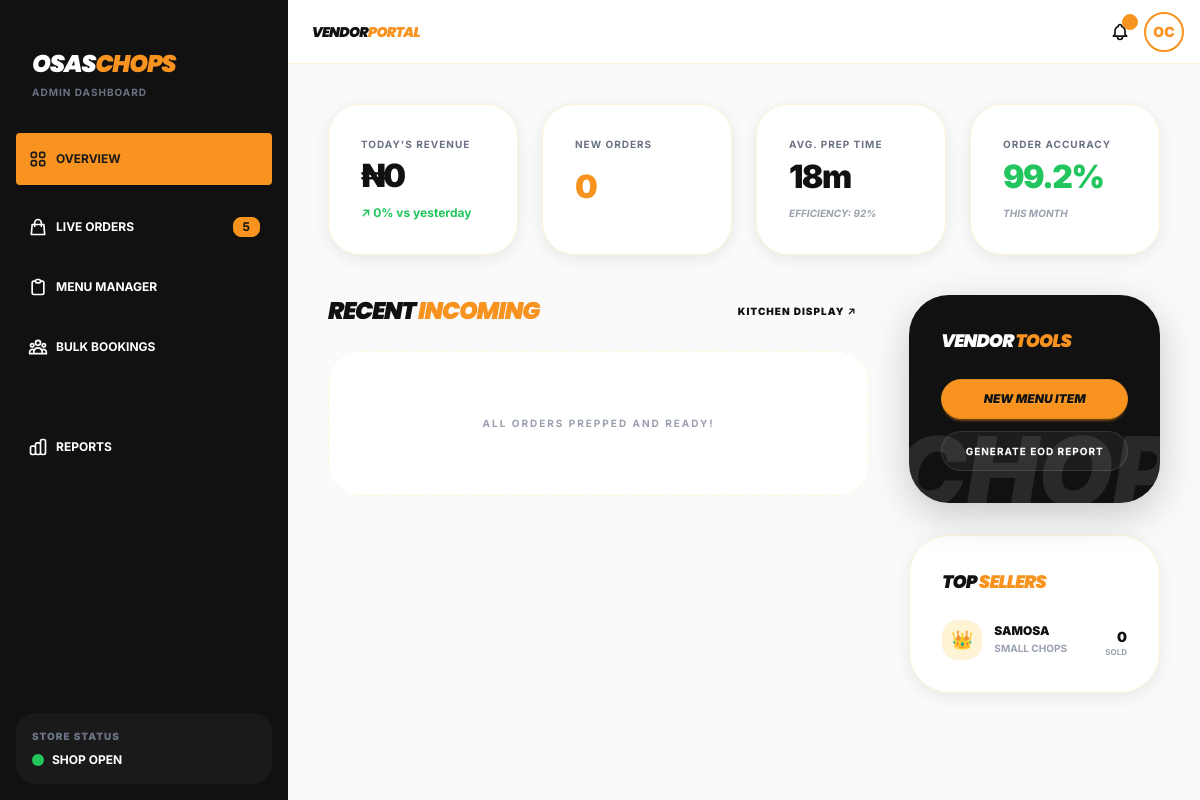
Before: /vendor/ with the older database file.
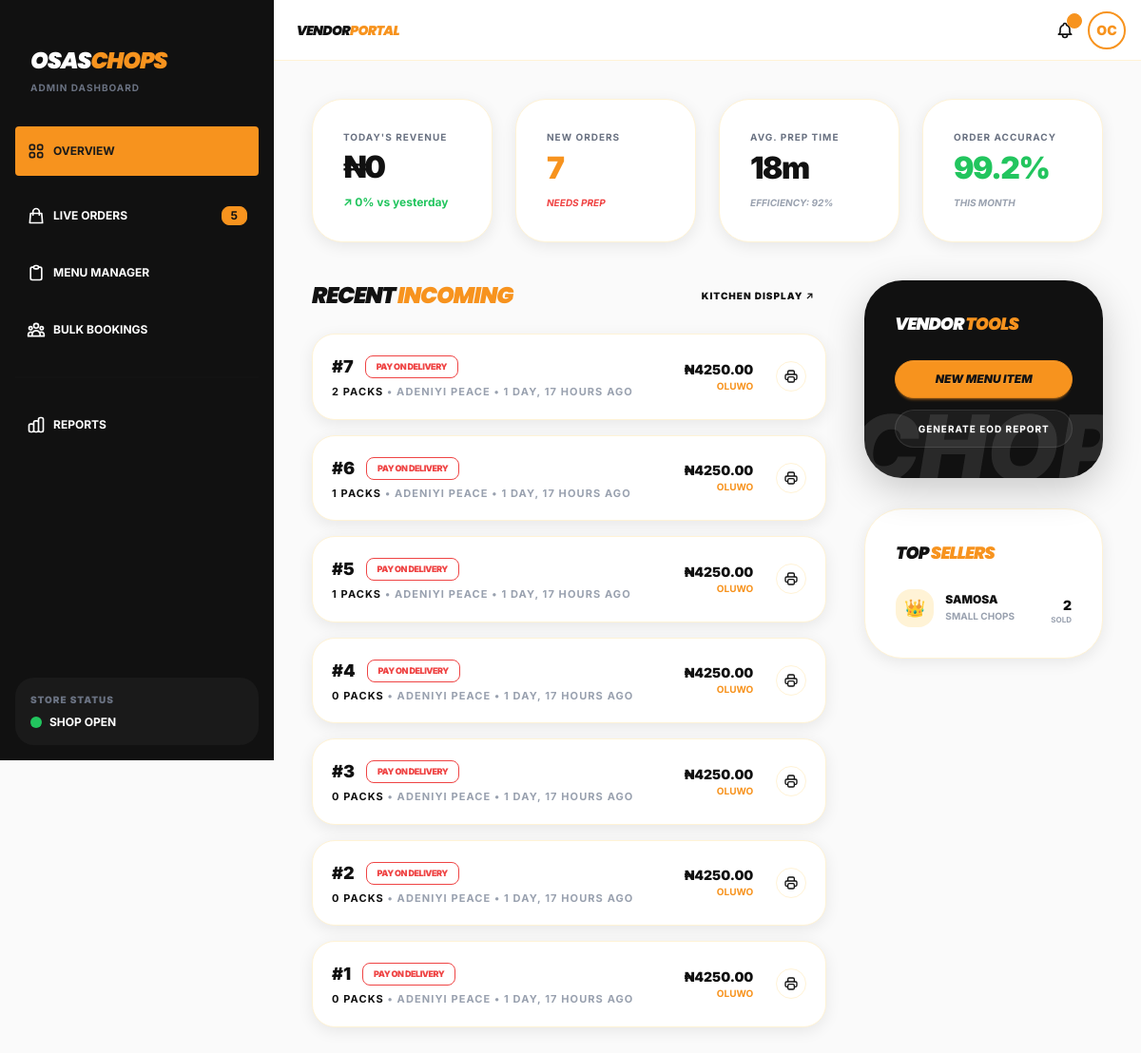
After: the same page with the newer database file.
### shop/models.py (models this page shows, shortened)
class Product(models.Model):
    category = models.ForeignKey(Category, related_name='products', on_delete=models.CASCADE)
    name = models.CharField(max_length=200)
    description = models.TextField(blank=True)
    price = models.DecimalField(max_digits=10, decimal_places=2)
    image = models.ImageField(upload_to='chops/')
    is_available = models.BooleanField(default=True) # The toggle we built
    is_featured = models.BooleanField(default=False) # For the home page hero

class Category(models.Model):
    name = models.CharField(max_length=100)
    slug = models.SlugField(unique=True, blank=True)
    class Meta:
        verbose_name_plural = "Categories"

class Order(models.Model):
    STATUS_CHOICES = [
        ('pending', 'Pending Payment'),
        ('preparing', 'In the Fryer'),
        ('ready', 'Ready to Pack'),
        ('shipped', 'Out for Delivery'),
        ('delivered', 'Delivered'),
    ]
    name = models.CharField(max_length=200)
    email = models.EmailField()
    phone = models.CharField(max_length=20)
    address = models.TextField()
    delivery_zone = models.ForeignKey("vendor.DeliveryZone", on_delete=models.SET_NULL, null=True)
    status = models.CharField(max_length=20, choices=STATUS_CHOICES, default='pending')
    total_amount = models.DecimalField(max_digits=10, decimal_places=2)
    payment_ref = models.CharField(max_length=100, blank=True) # For Paystack
    delivery_note = models.TextField(blank=True, null=True)
    created_at = models.DateTimeField(auto_now_add=True)
    paid = models.BooleanField(default=False)
    class Meta:
        ordering = ["-created_at"]

### vendor/models.py (models this page shows, shortened)
class DeliveryZone(models.Model):
    name = models.CharField(max_length=100) # e.g., Lekki Phase 1
    fee = models.DecimalField(max_digits=10, decimal_places=2)

### vendor/views.py (the view)
# urls.py: path("", views.DashboardView.as_view(), name="dashboard"),
class DashboardView(View):
    def get(self, request):
        today = timezone.now().date()
        yesterday = today - timedelta(days=1)
        today_revenue = Order.objects.filter(created_at__date=today, paid=True).aggregate(total=Sum("total_amount"))["total"] or 0
        yesterday_revenue = Order.objects.filter(created_at__date=yesterday, paid=True).aggregate(total=Sum("total_amount"))["total"] or 0
        percentage = 0
        if yesterday_revenue > 0:
            percentage = round(((today_revenue - yesterday_revenue) / yesterday_revenue) * 100)
        current_revenue = f"↗︎ {percentage}% vs yesterday" if percentage >= 0 else f"↘︎ {abs(percentage)}% vs yesterday"
        recent_orders = Order.objects.filter(status="pending").prefetch_related(
            "packs__items__product"
        )
        top_chops = Product.objects.annotate(
            best_seller=Count("order_items") # order_items is related_name in OrderItem model
        ).order_by("-best_seller")[:3]
        context = {
            "current_revenue": current_revenue,
            "today_revenue": today_revenue,
            "recent_orders": recent_orders,
            "top_chops": top_chops,
            "percentage": percentage
        }
        return render(request, "vendor/dashboard_page.html", context)

### cart/context_processors.py (called while the page is built)
def cart_context_processor(request):
    cart = Cart(request)
    return {"cart":cart}

### vendor/templates/vendor/dashboard_page.html (shortened to what this page needs)
{% extends 'vendor_base.html' %}
{% load static %}
{% block vendor_content %}
<div class="space-y-10">
    <div class="grid grid-cols-1 md:grid-cols-2 lg:grid-cols-4 gap-6" data-aos="fade-down">
        <div class="stat bg-white rounded-4xl shadow-soft border border-cream p-8 group hover:border-primary transition-all">
            <div class="stat-title font-bold uppercase text-[10px] tracking-widest text-gray-500">Today's Revenue</div>
            <div class="stat-value text-charcoal font-black tracking-tighter">₦{{ today_revenue|default:"0" }}</div>
            <div class="stat-desc font-bold {% if percentage >= 0 %}text-success{% else %}text-error{% endif %} mt-1">{{ current_revenue }}</div>
        </div>
        <div class="stat bg-white rounded-4xl shadow-soft border border-cream p-8 group hover:border-primary transition-all">
            <div class="stat-title font-bold uppercase text-[10px] tracking-widest text-gray-500">New Orders</div>
            <div class="stat-value text-primary font-black tracking-tighter">{{ recent_orders.count }}</div>
            {% if recent_orders.count > 0 %}
            <div class="stat-desc font-bold text-error mt-1 italic uppercase text-[10px]">Needs Prep</div>
            {% endif %}
        </div>
        <div class="stat bg-white rounded-4xl shadow-soft border border-cream p-8 group hover:border-primary transition-all">
            <div class="stat-title font-bold uppercase text-[10px] tracking-widest text-gray-500">Avg. Prep Time</div>
            <div class="stat-value text-charcoal font-black tracking-tighter">18m</div>
            <div class="stat-desc font-bold text-gray-400 mt-1 italic uppercase text-[10px]">Efficiency: 92%</div>
        </div>
        <div class="stat bg-white rounded-4xl shadow-soft border border-cream p-8 group hover:border-primary transition-all">
            <div class="stat-title font-bold uppercase text-[10px] tracking-widest text-gray-500">Order Accuracy</div>
            <div class="stat-value text-success font-black tracking-tighter">99.2%</div>
            <div class="stat-desc font-bold text-gray-400 mt-1 italic uppercase text-[10px]">This Month</div>
        </div>
    </div>
    <div class="grid lg:grid-cols-3 gap-10">
        <div class="lg:col-span-2 space-y-6">
            <div class="flex justify-between items-end">
                <h3 class="font-heading font-black uppercase italic text-2xl tracking-tighter">Recent <span class="text-primary">Incoming</span></h3>
                <a href="{% url 'orders' %}" class="btn btn-ghost btn-sm text-[10px] font-black uppercase tracking-widest hover:bg-primary/10">Kitchen Display ↗</a>
            </div>
            <div class="space-y-4">
                {% for order in recent_orders %}
                <div class="flex items-center bg-white p-5 rounded-3xl shadow-soft border border-cream group hover:border-primary transition-all">
                    <div class="grow">
                        <div class="flex items-center gap-3 mb-1">
                            <span class="font-black text-charcoal text-lg">#{{ order.id }}</span>
                            <span class="badge {% if order.payment_ref == 'Pay on Delivery' %}badge-error{% else %}badge-success{% endif %} badge-outline text-[9px] font-black uppercase tracking-tighter">
                                {{ order.payment_ref }}
                            </span>
                        </div>
                        <p class="text-[11px] font-bold text-gray-400 uppercase tracking-widest">
                            <span class="text-charcoal">{{ order.packs.count }} Packs</span> •
                            {{ order.name }} •
                            {{ order.created_at|timesince }} ago
                        </p>
                    </div>
                    <div class="flex items-center gap-6">
                        <div class="text-right hidden md:block">
                            <p class="text-sm font-black text-charcoal">₦{{ order.total_amount }}</p>
                            <p class="text-[10px] font-bold text-primary uppercase">{{ order.delivery_zone.name }}</p>
                        </div>
                        <a href="{% url 'order_receipt' order.id %}" target="_blank" class="btn btn-circle btn-ghost btn-sm border border-cream hover:bg-cream">
                        </a>
                    </div>
                </div>
                {% empty %}
                <div class="text-center py-16 bg-white rounded-4xl border border-dashed border-cream">
                    <p class="text-gray-400 font-bold uppercase text-[10px] tracking-[0.2em]">All orders prepped and ready!</p>
                </div>
                {% endfor %}
            </div>
        </div>
        <div class="space-y-8">
            <div class="bg-charcoal p-8 rounded-[2.5rem] text-white shadow-heavy relative overflow-hidden">
                <div class="relative z-10">
                    <h4 class="font-heading font-black uppercase italic text-lg mb-6 tracking-tighter">Vendor <span class="text-primary">Tools</span></h4>
                    <div class="grid grid-cols-1 gap-3">
                        <button class="btn btn-primary w-full rounded-2xl font-black uppercase italic text-xs">New Menu Item</button>
                        <button class="btn btn-ghost bg-white/5 border-white/10 text-white w-full rounded-2xl font-bold uppercase text-[10px] tracking-widest">Generate EOD Report</button>
                    </div>
                </div>
                <div class="absolute -right-4 -bottom-4 opacity-10 text-8xl font-black italic">CHOP</div>
            </div>
            <div class="bg-white p-8 rounded-[2.5rem] shadow-soft border border-cream">
                <h4 class="font-heading font-black uppercase italic text-lg mb-6 tracking-tighter text-charcoal">Top <span class="text-primary">Sellers</span></h4>
                <div class="space-y-5">
                    {% for chop in top_chops %}
                    <div class="flex justify-between items-center group cursor-default">
                        <div class="flex items-center gap-3">
                            <div class="w-10 h-10 rounded-xl bg-cream flex items-center justify-center text-lg group-hover:bg-primary/20 transition-colors">
                                {% if forloop.counter == 1 %}👑{% elif forloop.counter == 2 %}🔥{% else %}🥟{% endif %}
                            </div>
                            <div class="flex flex-col">
                                <span class="text-xs font-black text-charcoal uppercase leading-none mb-1">{{ chop.name }}</span>
                                <span class="text-[10px] text-gray-400 font-bold uppercase">{{ chop.category.name|default:"Chops" }}</span>
                            </div>
                        </div>
                        <div class="text-right">
                            <span class="text-sm font-black text-charcoal">{{ chop.best_seller }}</span>
                            <p class="text-[8px] font-bold text-gray-400 uppercase leading-none">Sold</p>
                        </div>
                    </div>
                    {% endfor %}
                </div>
            </div>
        </div>
    </div>
</div>
{% endblock %}

### templates/vendor_base.html (shortened to what this page needs)
{% load static tailwind_tags %}
<!DOCTYPE html>
<html lang="en" data-theme="osaschops">
<head>
    {% tailwind_css %}
</head>
<body class="bg-base-200 min-h-screen">
    <div class="drawer lg:drawer-open">
        <div class="drawer-content flex flex-col">
            <header class="navbar bg-white border-b border-cream px-4 sticky top-0 z-30">
                <div class="flex-1 px-2">
                    <h2 class="font-heading font-black uppercase italic text-sm tracking-tighter">
                        Vendor<span class="text-primary">Portal</span>
                    </h2>
                </div>
                <div class="flex-none gap-2">
                    <div class="dropdown dropdown-end">
                        <div tabindex="0" role="button" class="btn btn-ghost btn-circle">
                            <div class="indicator">
                                <span class="badge badge-xs badge-primary indicator-item"></span>
                            </div>
                        </div>
                    </div>
                    <div class="dropdown dropdown-end">
                        <div tabindex="0" role="button" class="btn btn-ghost btn-circle avatar border-2 border-primary">
                            <div class="w-10 rounded-full">
                                <span class="flex items-center justify-center h-full font-black text-primary">OC</span>
                            </div>
                        </div>
                    </div>
                </div>
            </header>
            <main class="p-6 md:p-10">
                {% block vendor_content %}{% endblock %}
            </main>
        </div>
        <div class="drawer-side z-40">
            <div class="menu p-4 w-72 min-h-full bg-charcoal text-white">
                <div class="px-4 py-8">
                    <h1 class="font-heading font-black text-2xl uppercase italic tracking-tighter">
                        Osas<span class="text-primary">Chops</span>
                    </h1>
                    <span class="text-[10px] font-bold tracking-widest text-gray-500 uppercase">Admin Dashboard</span>
                </div>
                <ul class="space-y-2">
                    <li>
                        <a href={% url "dashboard" %} class="active bg-primary text-soft-black font-bold uppercase text-xs py-4 mb-2">
                            Overview
                        </a>
                    </li>
                    <li>
                        <a href={% url "orders" %} class="hover:bg-white/10 transition-colors uppercase text-xs font-bold py-4">
                            <svg xmlns="http://www.w3.org/2000/svg" class="h-5 w-5" fill="none" viewBox="0 0 24 24" stroke="currentColor"><path stroke-linecap="round" stroke-linejoin="round" stroke-width="2" d="M16 11V7a4 4 0 00-8 0v4M5 9h14l1 12H4L5 9z" /></svg>
                            Live Orders
                            <span class="badge badge-primary badge-sm">5</span>
                        </a>
                    </li>
                    <li>
                        <a href={% url "vendor_menu" %} class="hover:bg-white/10 transition-colors uppercase text-xs font-bold py-4">
                            <svg xmlns="http://www.w3.org/2000/svg" class="h-5 w-5" fill="none" viewBox="0 0 24 24" stroke="currentColor"><path stroke-linecap="round" stroke-linejoin="round" stroke-width="2" d="M9 5H7a2 2 0 00-2 2v12a2 2 0 002 2h10a2 2 0 002-2V7a2 2 0 00-2-2h-2M9 5a2 2 0 002 2h2a2 2 0 002-2M9 5a2 2 0 012-2h2a2 2 0 012 2" /></svg>
                            Menu Manager
                        </a>
                    </li>
                    <li>
                        <a href={% url "vendor_event_inquiry" %} class="hover:bg-white/10 transition-colors uppercase text-xs font-bold py-4">
                            Bulk Bookings
                        </a>
                    </li>
                    <div class="divider before:bg-white/5 after:bg-white/5 opacity-20 py-4"></div>
                    <li>
                        <a href={% url "sales_report" %} class="hover:bg-white/10 transition-colors uppercase text-xs font-bold py-4">
                            Reports
                        </a>
                    </li>
                </ul>
                <div class="mt-auto p-4 bg-soft-black rounded-2xl">
                    <p class="text-[10px] text-gray-500 uppercase font-black tracking-widest mb-2">Store Status</p>
                    <div class="flex items-center gap-2">
                        <div class="w-3 h-3 bg-success rounded-full animate-pulse"></div>
                        <span class="text-xs font-bold uppercase">Shop Open</span>
                    </div>
                </div>
            </div>
        </div>
    </div>
</body>
</html>

### templates/vendor_base.html (style rules this page uses)
:root { --font-heading: 'Poppins', sans-serif; --font-body: 'Inter', sans-serif; }
body { font-family: var(--font-body); }
.font-heading { font-family: var(--font-heading); }

Changed rows visible on the page:
added Order: id "7", payment_ref "PAY ON DELIVERY", packs.count "2", name "ADENIYI PEACE", created_at "1 DAY, 17 HOURS", total_amount "4250.00", delivery_zone.name "OLUWO"
added Order: id "6", payment_ref "PAY ON DELIVERY", packs.count "1", name "ADENIYI PEACE", created_at "1 DAY, 17 HOURS", total_amount "4250.00", delivery_zone.name "OLUWO"
added Order: id "5", payment_ref "PAY ON DELIVERY", packs.count "1", name "ADENIYI PEACE", created_at "1 DAY, 17 HOURS", total_amount "4250.00", delivery_zone.name "OLUWO"
added Order: id "4", payment_ref "PAY ON DELIVERY", packs.count "0", name "ADENIYI PEACE", created_at "1 DAY, 17 HOURS", total_amount "4250.00", delivery_zone.name "OLUWO"
added Order: id "3", payment_ref "PAY ON DELIVERY", packs.count "0", name "ADENIYI PEACE", created_at "1 DAY, 17 HOURS", total_amount "4250.00", delivery_zone.name "OLUWO"
added Order: id "2", payment_ref "PAY ON DELIVERY", packs.count "0", name "ADENIYI PEACE", created_at "1 DAY, 17 HOURS", total_amount "4250.00", delivery_zone.name "OLUWO"
added Order: id "1", payment_ref "PAY ON DELIVERY", packs.count "0", name "ADENIYI PEACE", created_at "1 DAY, 17 HOURS", total_amount "4250.00", delivery_zone.name "OLUWO"
computed for Product "SAMOSA": best_seller "0" → "2"
Other visible differences:
{{ recent_orders.count }}: "0" → "7"
text no longer shown: "ALL ORDERS PREPPED AND READY!"
text now shown: "NEEDS PREP"
